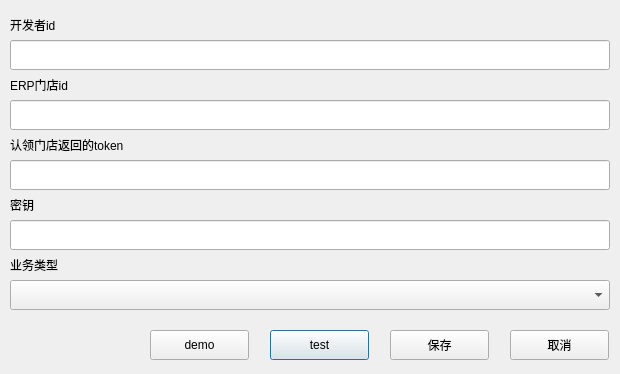
<?xml version="1.0" encoding="UTF-8"?>
<ui version="4.0">
 <class>w_sys_manage_outer_pay_set_mt_smart_cate</class>
 <widget class="QDialog" name="w_sys_manage_outer_pay_set_mt_smart_cate">
  <property name="geometry">
   <rect>
    <x>0</x>
    <y>0</y>
    <width>620</width>
    <height>374</height>
   </rect>
  </property>
  <property name="windowTitle">
   <string>Dialog</string>
  </property>
  <widget class="QLineEdit" name="lineEdit_ePoiId">
   <property name="geometry">
    <rect>
     <x>10</x>
     <y>100</y>
     <width>600</width>
     <height>30</height>
    </rect>
   </property>
  </widget>
  <widget class="lds_toolbar_button" name="pushButton_test">
   <property name="geometry">
    <rect>
     <x>270</x>
     <y>330</y>
     <width>99</width>
     <height>30</height>
    </rect>
   </property>
   <property name="text">
    <string>test</string>
   </property>
   <property name="outer_stylesheet" stdset="0">
    <string>pushbutton</string>
   </property>
  </widget>
  <widget class="QLabel" name="label_4">
   <property name="geometry">
    <rect>
     <x>10</x>
     <y>10</y>
     <width>600</width>
     <height>30</height>
    </rect>
   </property>
   <property name="text">
    <string>开发者id</string>
   </property>
  </widget>
  <widget class="QLineEdit" name="lineEdit_signKey">
   <property name="geometry">
    <rect>
     <x>10</x>
     <y>220</y>
     <width>600</width>
     <height>30</height>
    </rect>
   </property>
  </widget>
  <widget class="lds_toolbar_button" name="pushButton_demo">
   <property name="geometry">
    <rect>
     <x>150</x>
     <y>330</y>
     <width>99</width>
     <height>30</height>
    </rect>
   </property>
   <property name="text">
    <string>demo</string>
   </property>
   <property name="outer_stylesheet" stdset="0">
    <string>pushbutton</string>
   </property>
  </widget>
  <widget class="lds_toolbar_button" name="pushButton_cancel">
   <property name="geometry">
    <rect>
     <x>510</x>
     <y>330</y>
     <width>99</width>
     <height>30</height>
    </rect>
   </property>
   <property name="text">
    <string>取消</string>
   </property>
   <property name="outer_stylesheet" stdset="0">
    <string>pushbutton</string>
   </property>
  </widget>
  <widget class="QLabel" name="label_10">
   <property name="geometry">
    <rect>
     <x>10</x>
     <y>250</y>
     <width>600</width>
     <height>30</height>
    </rect>
   </property>
   <property name="text">
    <string>业务类型</string>
   </property>
  </widget>
  <widget class="lds_toolbar_button" name="pushButton_ok">
   <property name="geometry">
    <rect>
     <x>390</x>
     <y>330</y>
     <width>99</width>
     <height>30</height>
    </rect>
   </property>
   <property name="text">
    <string>保存</string>
   </property>
   <property name="outer_stylesheet" stdset="0">
    <string>pushbutton</string>
   </property>
  </widget>
  <widget class="QLineEdit" name="lineEdit_appAuthToken">
   <property name="geometry">
    <rect>
     <x>10</x>
     <y>160</y>
     <width>600</width>
     <height>30</height>
    </rect>
   </property>
  </widget>
  <widget class="QLabel" name="label_6">
   <property name="geometry">
    <rect>
     <x>10</x>
     <y>70</y>
     <width>600</width>
     <height>30</height>
    </rect>
   </property>
   <property name="text">
    <string>ERP门店id</string>
   </property>
  </widget>
  <widget class="QLabel" name="label_8">
   <property name="geometry">
    <rect>
     <x>10</x>
     <y>130</y>
     <width>600</width>
     <height>30</height>
    </rect>
   </property>
   <property name="text">
    <string>认领门店返回的token</string>
   </property>
  </widget>
  <widget class="QLineEdit" name="lineEdit_developerId">
   <property name="geometry">
    <rect>
     <x>10</x>
     <y>40</y>
     <width>600</width>
     <height>30</height>
    </rect>
   </property>
  </widget>
  <widget class="lds_ComboBox" name="comboBox_businessId">
   <property name="geometry">
    <rect>
     <x>10</x>
     <y>280</y>
     <width>600</width>
     <height>30</height>
    </rect>
   </property>
  </widget>
  <widget class="QLabel" name="label_9">
   <property name="geometry">
    <rect>
     <x>10</x>
     <y>190</y>
     <width>600</width>
     <height>30</height>
    </rect>
   </property>
   <property name="text">
    <string>密钥</string>
   </property>
  </widget>
 </widget>
 <customwidgets>
  <customwidget>
   <class>lds_toolbar_button</class>
   <extends>QPushButton</extends>
   <header>lds_toolbar_button.h</header>
  </customwidget>
  <customwidget>
   <class>lds_ComboBox</class>
   <extends>QComboBox</extends>
   <header>lds_combobox.h</header>
  </customwidget>
 </customwidgets>
 <resources/>
 <connections/>
</ui>
